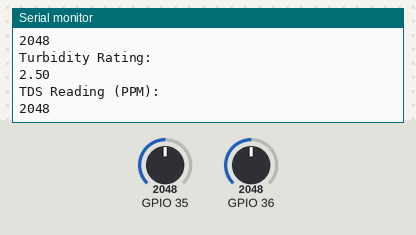
A sketch run on a simulated ESP32. On the bench: the last lines printed to the serial monitor. Inputs (shaded band) come from the test bench; at power-on: GPIO 35 = 2048, GPIO 36 = 2048.

Above: at 5.8 s.
5.9 s: GPIO 35 set to 2866
At 10.3 s:
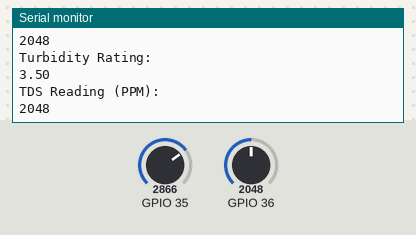
11.9 s: GPIO 36 set to 2866
At 15.4 s:
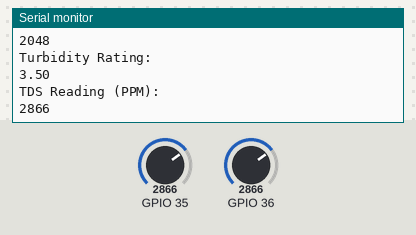
17.9 s: GPIO 35 set to 3603
At 20.4 s:
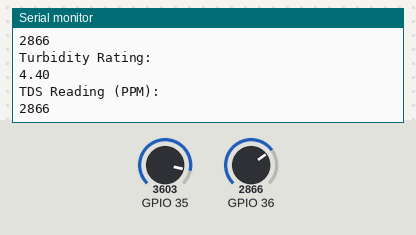
23.9 s: GPIO 36 set to 3603
At 25.4 s:
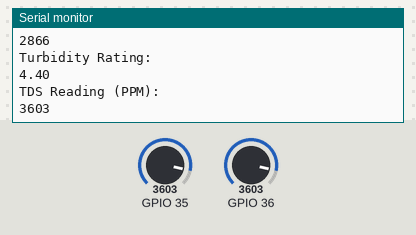
Timing chart, 0 to 26.9 s (numbered marks = the images above; inputs shaded):
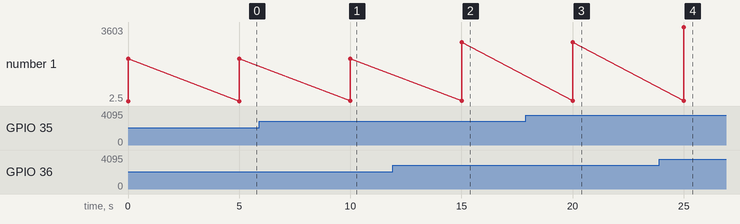

The sketch:

Turbidity_and_TDS_reading.ino
```cpp
void setup() {
  Serial.begin(9600); //Baud rate: 9600
}

void loop() {
  int turbidityValue = analogRead(35);// read the input on analog pin 35 (Turbidity):
  int tdsValue = analogRead(36);// read the input on analog pin 36 (TDS):
  float turbidityVoltage = turbidityValue * (5.0 / 4096.0); // Convert the analog reading (which goes from 0 - 4096) to a voltage (0 - 5V):
  Serial.println("Turbidity Rating:");
  Serial.println(turbidityVoltage); // print out the turbidity rating:
  Serial.println("TDS Reading (PPM):");
  Serial.println(tdsValue); // print out the turbidity rating:
  delay(5000);

}
```

Measured:
- after the input at 5.9 s, the serial monitor: prints a new line after 4.1 s (image 1)
- after the input at 11.9 s, the serial monitor: prints a new line after 3.1 s (image 2)
- after the input at 17.9 s, the serial monitor: prints a new line after 2.1 s (image 3)
- after the input at 23.9 s, the serial monitor: prints a new line after 1.1 s (image 4)
- plotted number 1: 2048 → 2866 after the input at 11.9 s, 2866 → 3603 after the input at 23.9 s
